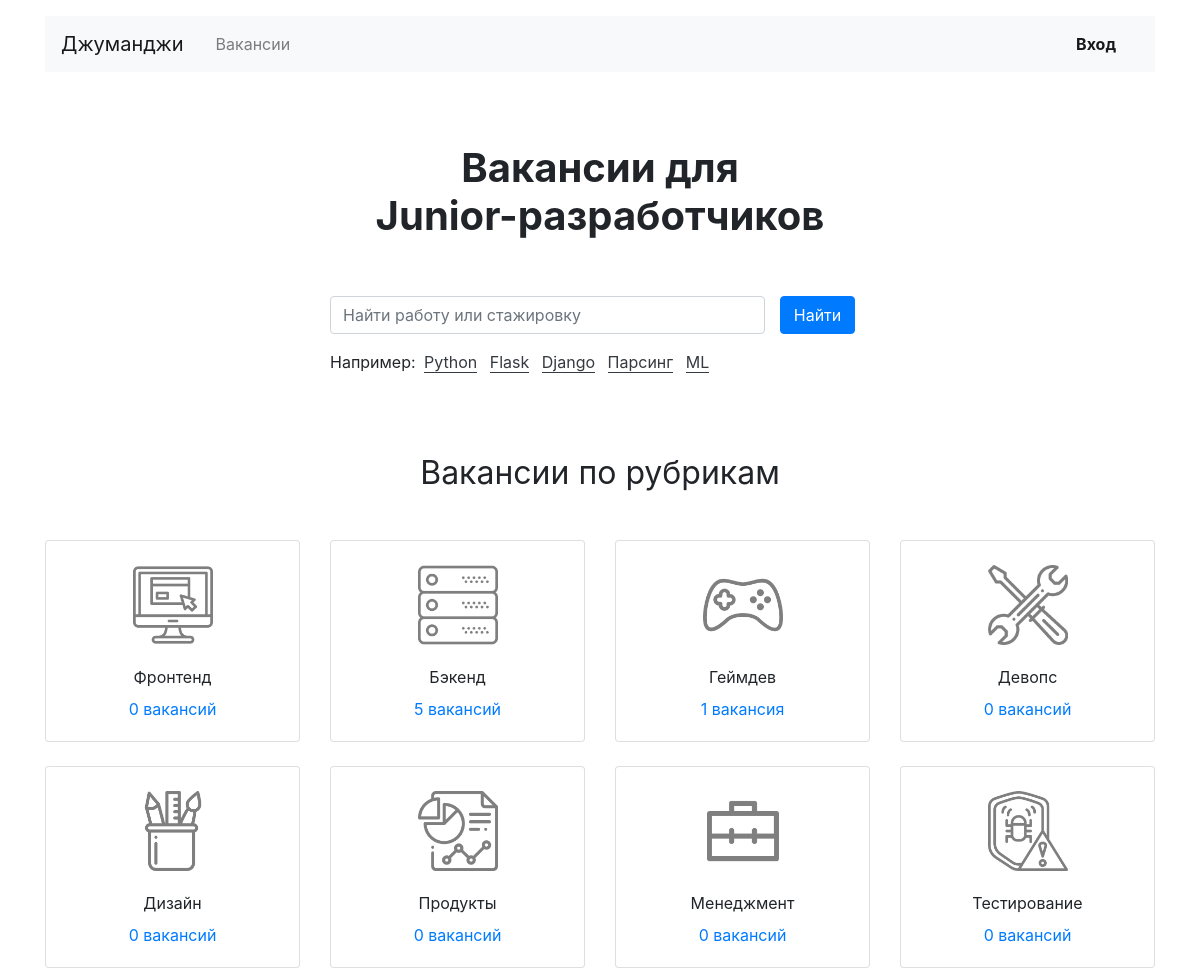
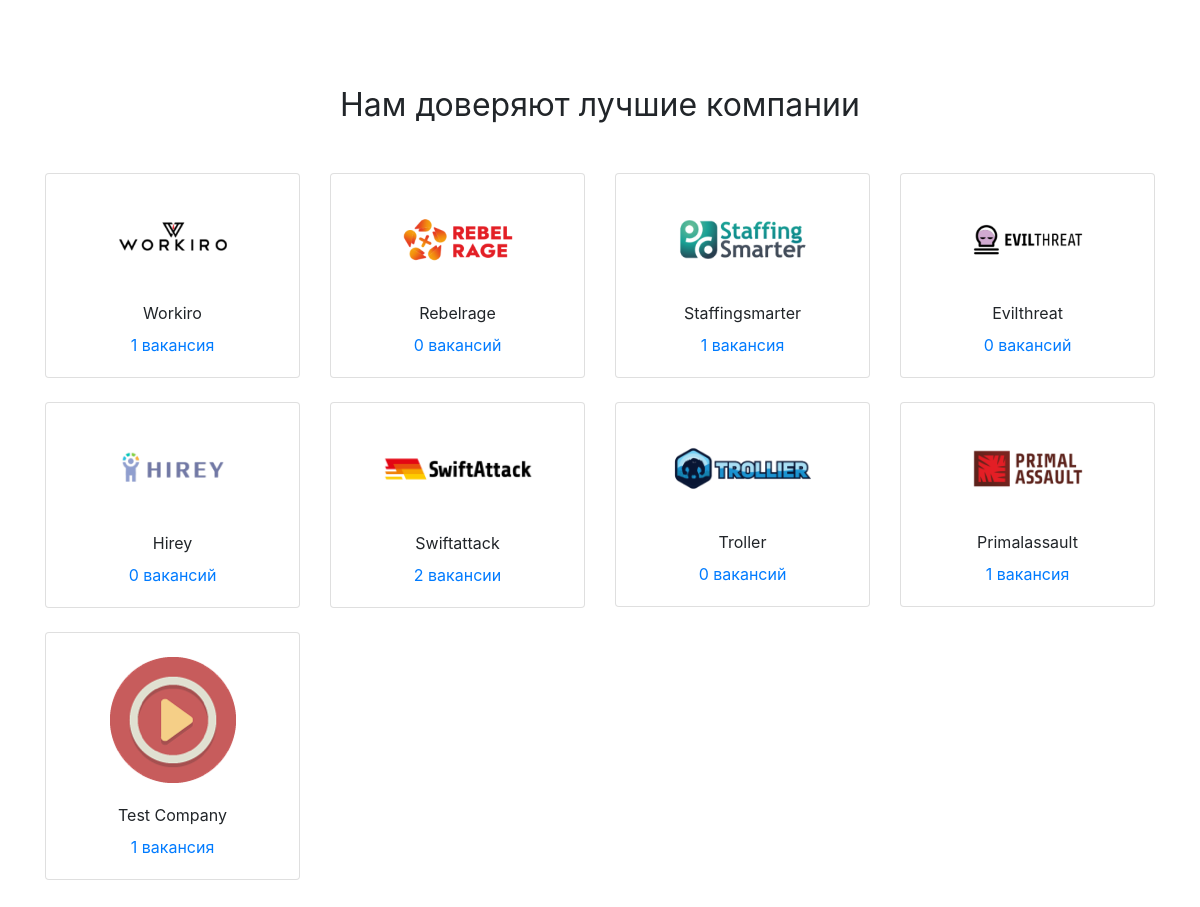
/, run on an earlier commit of the app's database (2 pictures, top to bottom).
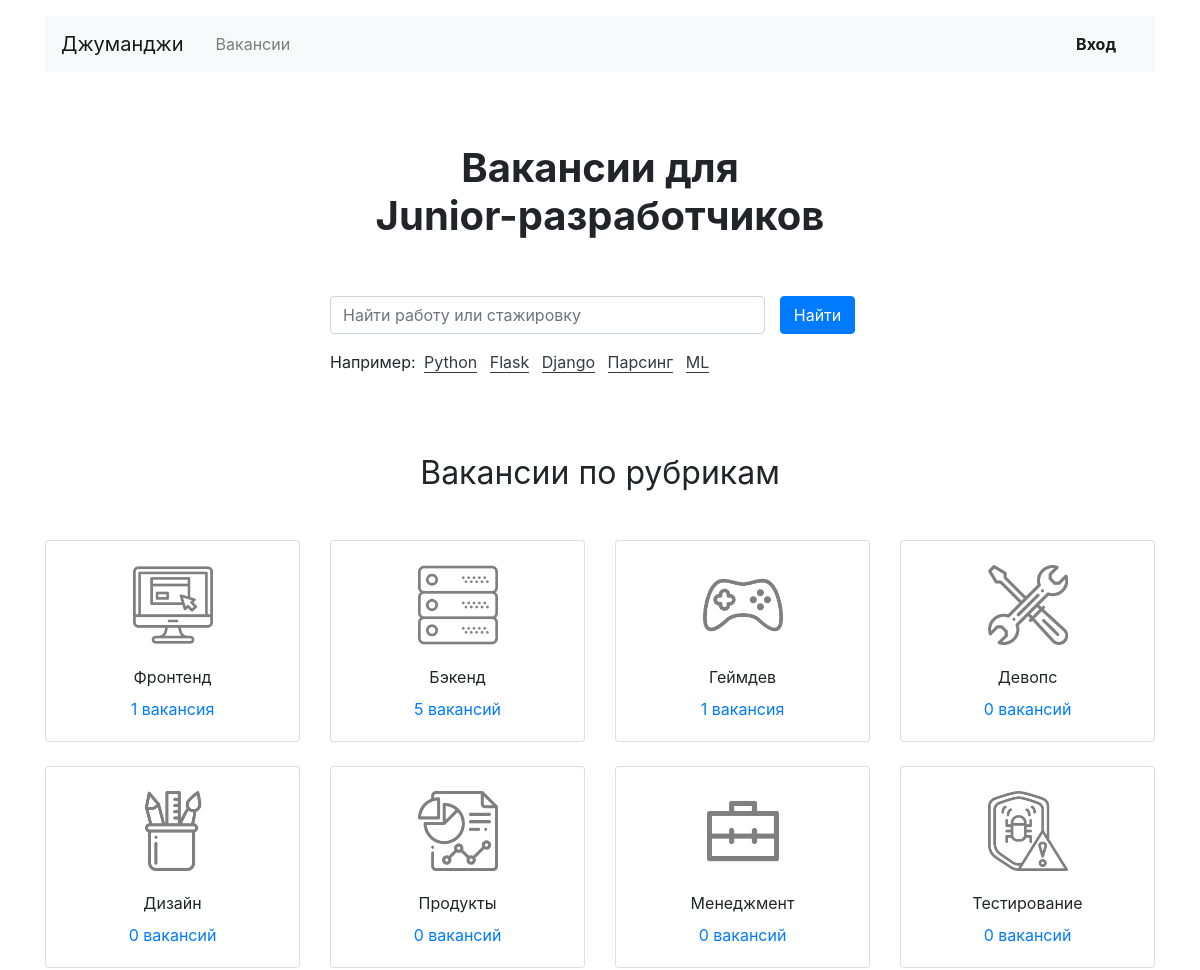
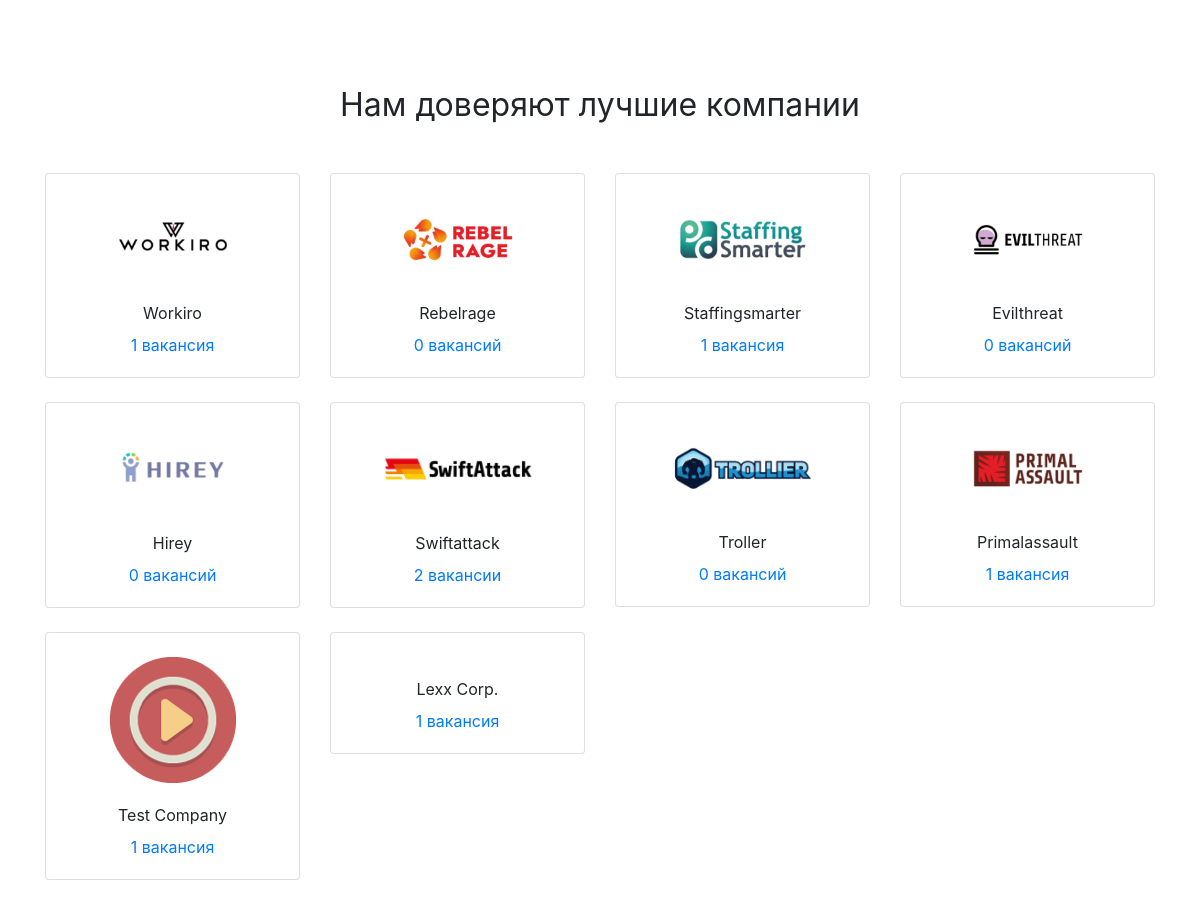
And on a later commit of the database (2 pictures, top to bottom).
### app_jobsearch/models.py (models this page shows, shortened)
class Specialty(models.Model):
    code = models.CharField(max_length=32)
    title = models.CharField(max_length=128)
    picture = models.ImageField(upload_to=MEDIA_SPECIALITY_IMAGE_DIR)

class Company(models.Model):
    name = models.CharField(max_length=128)
    location = models.CharField(max_length=32)
    logo = models.ImageField(upload_to=MEDIA_COMPANY_IMAGE_DIR, null=True)
    description = models.TextField()
    employee_count = models.IntegerField(default=0)
    owner = models.OneToOneField(get_user_model(),
                                 on_delete=models.CASCADE,
                                 related_name='mycompany')

### app_jobsearch/views.py (the view)
# urls.py: path('', MainView.as_view(), name='main'),
class MainView(View):
    def get(self, request):
        all_specialties = Specialty.objects.annotate(vacancies_count=Count('vacancies'))
        all_companies = Company.objects.annotate(vacancies_count=Count('vacancies'))
        context = {
            'specialties': all_specialties,
            'companies': all_companies
        }
        return render(request, 'app_jobsearch/index.html', context=context)

### app_jobsearch/templatetags/ru_pluralize.py (called while the page is built)
@register.filter
def ru_pluralize(value, arg='дурак,дурака,дураков'):
    args = arg.split(",")
    number = abs(int(value))
    a = number % 10
    b = number % 100
    if (a == 1) and (b != 11):
        return f'{value} {args[0]}'
    elif (a >= 2) and (a <= 4) and ((b < 10) or (b >= 20)):
        return f'{value} {args[1]}'
    else:
        return f'{value} {args[2]}'

### app_jobsearch/templates/app_jobsearch/index.html (shortened to what this page needs)
{% extends 'app_jobsearch/base.html' %}
{% block main %}
{% load ru_pluralize %}
  <main class="container mt-3">
    <section>
      <h1 class="h1 text-center mx-auto mt-4 py-5"><strong>Вакансии для <br>Junior-разработчиков</strong></h1>
      <div class="row">
        <div class="col-12 col-md-8 col-lg-6 offset-lg-3 offset-md-2">
          <form class="form-inline mb-3" method="get" action="{% url 'search' %}">
            <div class="form-group col-8 col-md-10 pl-0">
              <input class="form-control w-100" type="search" name="s" placeholder="Найти работу или стажировку" aria-label="Найти работу или стажировку">
            </div>
            <div class="form-group col-4 col-md-2 pl-0">
              <button class="btn btn-primary w-100" type="submit">Найти</button>
            </div>
          </form>
          <p>Например:
            <a href="{% url 'search' %}?s=Python" class="text-dark border-bottom border-dark m-1 text-decoration-none">Python</a>
            <a href="{% url 'search' %}?s=Flask" class="text-dark border-bottom border-dark m-1 text-decoration-none">Flask</a>
            <a href="{% url 'search' %}?s=Django" class="text-dark border-bottom border-dark m-1 text-decoration-none">Django</a>
            <a href="{% url 'search' %}?s=Парсинг" class="text-dark border-bottom border-dark m-1 text-decoration-none">Парсинг</a>
            <a href="{% url 'search' %}?s=ML" class="text-dark border-bottom border-dark m-1 text-decoration-none">ML</a>
          </p>
        </div>
      </div>
    </section>
    <section class="mt-5 pt-3">
      <h2 class="h2 font-weight-normal text-center mb-5">Вакансии по рубрикам</h2>
      <div class="row mb-0">
        {% for specialty in specialties %}
        <div class="col-6 col-md-6 col-lg-3">
          <div class="card pt-4 text-center mb-4">
            <img class="mx-auto d-block" src="{{ specialty.picture.url }}" width="80" height="80" alt="">
            <div class="card-body">
              <p class="card-text mb-2">{{ specialty.title }}</p>
              <p class="card-text"><a href="{% url 'vacancies-by-specialty' specialty.code %}">{{ specialty.vacancies_count|ru_pluralize:"вакансия,вакансии,вакансий" }}</a></p>
            </div>
          </div>
        </div>
        {% endfor %}
      </div>
    </section>
    <section class="my-5 pt-3">
      <h2 class="h2 font-weight-normal text-center mb-5">Нам доверяют лучшие компании</h2>
      <div class="row mb-0">
        {% for company in companies %}
        <div class="col-6 col-md-6 col-lg-3">
          <div class="card pt-4 text-center mb-4">
            <a href="{% url 'company' company.id %}" style="max-width: 150px;" class="mx-auto d-block">
              <img class="mx-auto d-block mw-100" src={% if company.logo %}{{ company.logo.url }}
                   {% else %}"https://place-hold.it/100x60"{% endif %} alt="">
            </a>
            <div class="card-body">
              <p class="card-text mb-2">{{ company.name|capfirst }}</p>
              <p class="card-text"><a href="{% url 'company' company.id %}">{{ company.vacancies_count|ru_pluralize:"вакансия,вакансии,вакансий" }}</a></p>
            </div>
          </div>
        </div>
        {% endfor %}
      </div>
    </section>
  </main>
{% endblock %}

### app_jobsearch/templates/app_jobsearch/base.html (shortened to what this page needs)
<!DOCTYPE html>
<html lang="ru">
<head>
  <link rel="stylesheet" href="https://stackpath.bootstrapcdn.com/bootstrap/4.3.1/css/bootstrap.min.css">
</head>
<body>
  <header class="container mt-3">
    <nav class="navbar navbar-expand-lg navbar-light bg-light">
      <a class="navbar-brand mr-4" href={% url 'main' %}>Джуманджи</a>
      <div class="collapse navbar-collapse justify-content-between" id="navbarNav">
        <ul class="navbar-nav col-10">
          {% url 'vacancies' as the_url %}
          <li class="nav-item {% if request.path == the_url %}active{% endif %}">
            <a class="nav-link" href={% url 'vacancies' %}>Вакансии</a>
          </li>
        </ul>
        <ul class="navbar-nav col-2 justify-content-end">
          <li class="nav-item active">
            {% if user.username %}
                  <div class="btn-group">
                    <button type="button" class="btn dropdown-toggle font-weight-bold" data-toggle="dropdown" aria-haspopup="true" aria-expanded="false">
                      {{ user.first_name }} {{user.last_name }} ({{ user.username }})
                    </button>
                    <div class="dropdown-menu dropdown-menu-right mt-3">
                      <a href="#" class="dropdown-item py-2">Профиль</a>
                      <a href={% url 'user-resume' %} class="dropdown-item py-2">Резюме</a>
                      <a href="{% url 'user-company' %}" class="dropdown-item py-2">Компания</a>
                      <a href="{% url 'logout' %}" class="dropdown-item py-2">Выйти</a>
                    </div>
                  </div>
            {% else %}
              <a href="{% url 'login' %}" class="nav-link font-weight-bold">Вход</a>
            {% endif %}
          </li>
        </ul>
      </div>
    </nav>
  </header>
{% block main %}{% endblock %}
</body>
</html>

What changed in the data, as far as the page shows it:
computed for Specialty "Фронтенд": vacancies_count|ru_pluralize "0 вакансий" → "1 вакансия"
added Company: name "Lexx Corp.", vacancies_count|ru_pluralize "1 вакансия"
